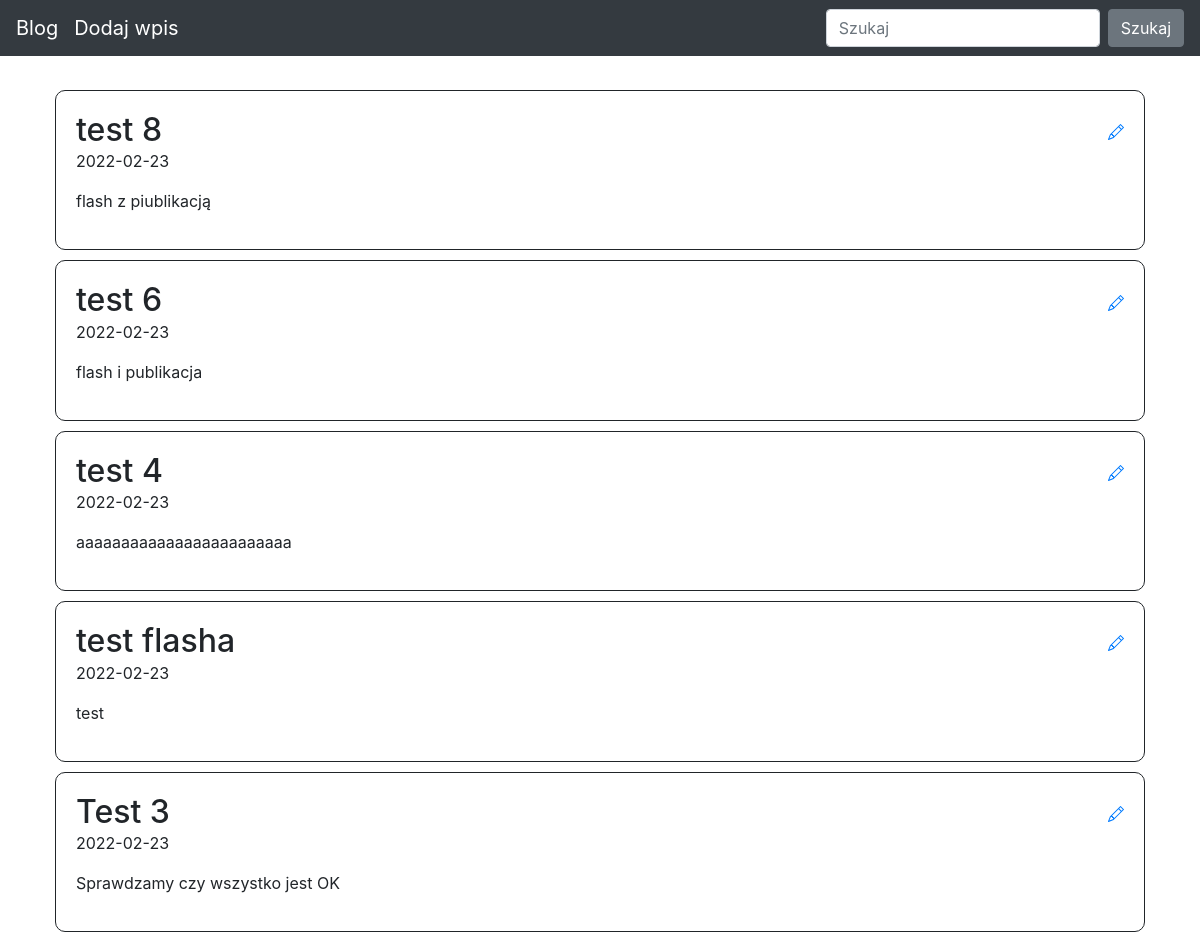
Before: / (upper part) with the older database file.
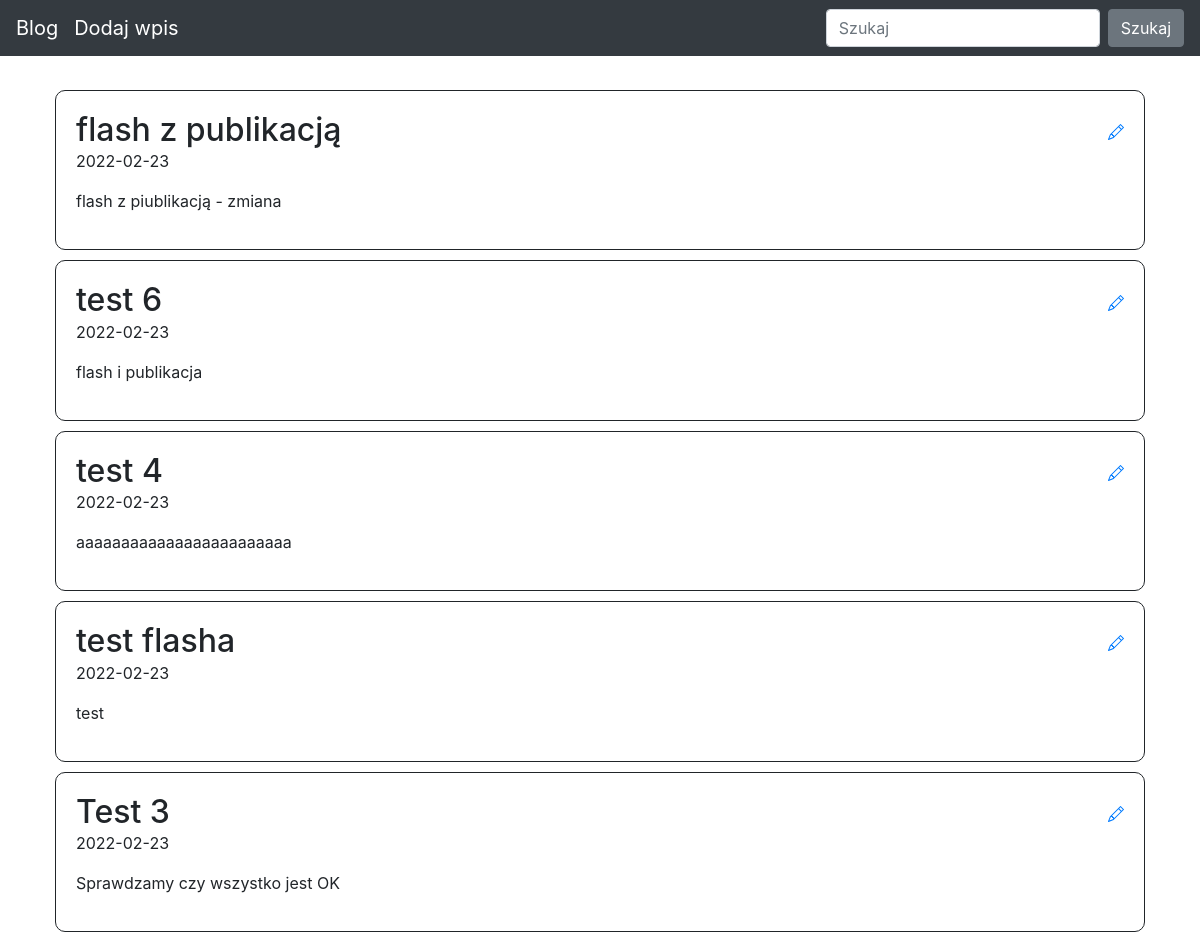
After: the same page with the newer database file.
### blog/models.py (models this page shows)
class Entry(db.Model):
    id = db.Column(db.Integer, primary_key=True)
    title = db.Column(db.String(80), nullable=False)
    body = db.Column(db.Text, nullable=False)
    pub_date = db.Column(db.DateTime, nullable=False, default=datetime.datetime.utcnow)
    is_published = db.Column(db.Boolean, default=False)

### blog/routes.py (the view)
@app.route("/")
def home():
    all_posts = Entry.query.filter_by(is_published=True).order_by(Entry.pub_date.desc())
    return render_template("homepage.html", all_posts = all_posts)

### blog/templates/homepage.html (shortened to what this page needs)
{% extends "base.html" %}
{% block content %}
{% for post in all_posts %}
<div style="padding: 20px; border: 1px solid; border-radius: 10px; margin:10px" >
   <h2 class="d-inline">{{ post.title }}
       <a class="float-right" href="{{ url_for('edit_entry', entry_id=post.id) }}">
       </a>
   </h2>
   <p>{{ post.pub_date.strftime('%Y-%m-%d') }}</p>
   <p>
       {{ post.body}}
   </p>
</div>
{% endfor %}
{% endblock %}

### blog/templates/base.html (shortened to what this page needs)
<!doctype html>
<html lang="en">
<head>
 <link rel="stylesheet" href="https://stackpath.bootstrapcdn.com/bootstrap/4.5.0/css/bootstrap.min.css"
>
</head>
<body>
 <nav class="navbar navbar-expand-md navbar-dark bg-dark fixed-top">
   <a class="navbar-brand" href="/">Blog</a>
   <a class="navbar-brand" href="/add-post/">Dodaj wpis</a>
   <div class="collapse navbar-collapse" id="navbarsExampleDefault">
     <form class="form-inline my-2 my-lg-0">
       <input class="form-control mr-sm-2" type="text" placeholder="Szukaj" aria-label="Szukaj">
       <button class="btn btn-secondary my-2 my-sm-0" type="submit">Szukaj</button>
     </form>
   </div>
 </nav>
 <main role="main" class="container">
   {% block content %}
   {% endblock %}
 </main>
</html>

### blog/templates/base.html (style rules this page uses)
body { padding-top: 5rem; }

Changed rows visible on the page:
changed Entry: title "test 8" → "flash z publikacją"; body "flash z piublikacją" → "flash z piublikacją - zmiana"
